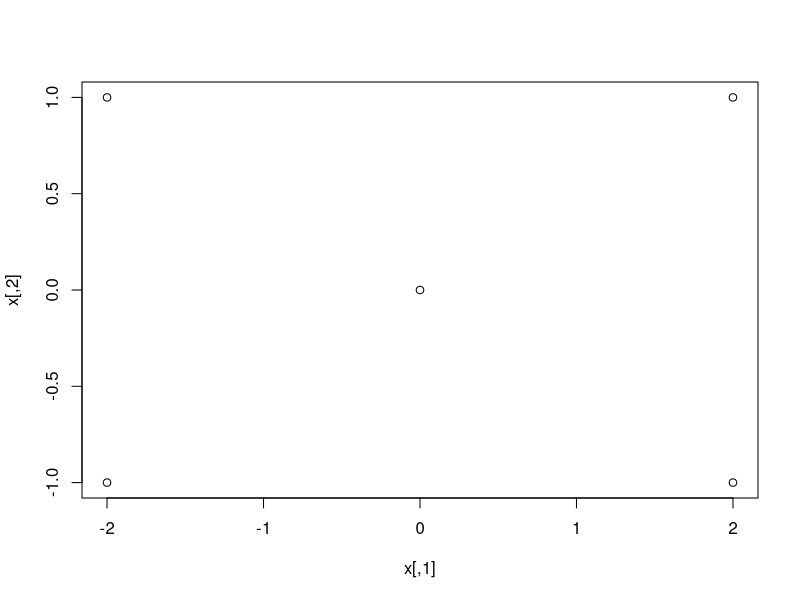
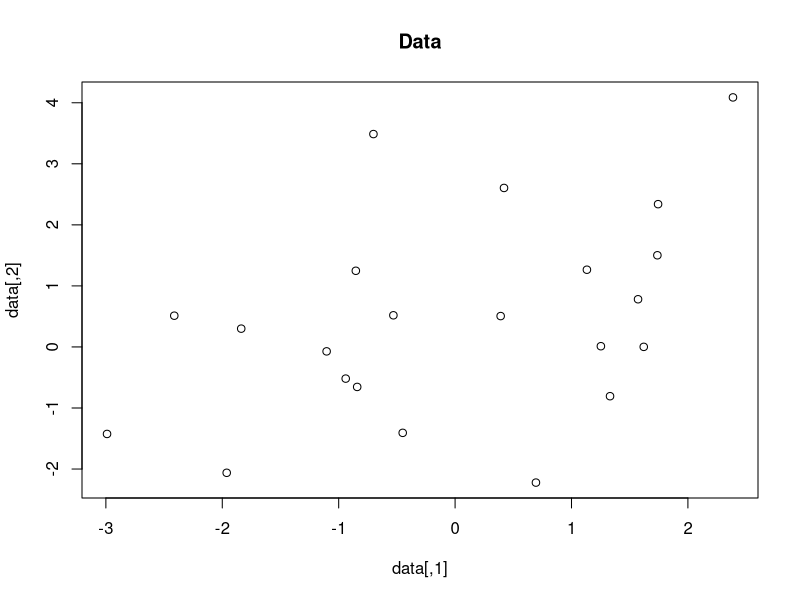
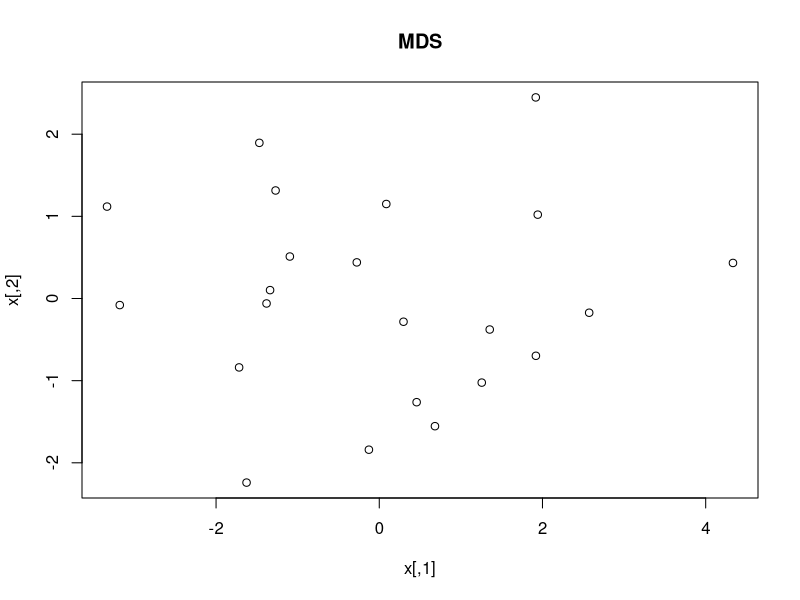

The R script that drew these images, in order:
#######################################################
#
#   Classical Multidimensional Scaling Computations
#
#######################################################


#  Given a D matrix (containing Euclidean distnces squared
#  there are two ways to form the B matrix.
#
#  Below are two functions that take the D matrix as an
#  input and give the B matrix as the output.


#  This one uses a simple matrix multiplication

makeB <- function(d) # d contains distance squared
{ # makeB

 # d = d*d
  n = nrow(d)
  m = diag(rep(1,n)) - (1/n)*matrix(rep(1,n^2),ncol=n)
  d.hat = -0.5*d
  B = m%*%d.hat%*%m
  return(B)
} # makeB


#  Note this code could be made more efficient by calulating
#  the upper triangular portion of the matrix, and then using the
#  symmetry of B to fill in the lower triangular region

makeB2 <- function(d) # d contains distance squared
{
  n = nrow(d)
  rm = apply(d,1,mean)
  allm = sum(d)/(n^2)
  B    = matrix(rep(0,n^2),ncol = n)
  for ( i in 1:n )
    {
      for ( j in 1:n )
        {
          B[i,j] = -0.5*(d[i,j] -rm[i] - rm[j] + allm)
        }
    }
  return(B)
}


####   Example

D = matrix( c(0,4,5,16,20,
              4,0,5,20,16,
              5,5,0,5,5,
              16,20,5,0,4,
              20,16,5,4,0), ncol = 5)

#  D is a matrix of squared Euclidan distances

B  = makeB(D)
B2 = makeB2(D)

print(B)
print(B2)

# Evidently B2 is a little more accurate than B

eigen(B)
eigen(B2)

#  This function takes in a distance squared matrix, calls makeB,
#  and computes the eigendecomposition of B. It then ignores small
#  eigenvalues to give the MDS map.

euclidMDS <- function(d)
{
  B    = makeB(d)
  eigB = eigen(B)
  eig.val = eigB$values
  eig.val = eig.val[ eig.val > sqrt(.Machine$double.eps)]
  n       = length(eig.val)
  x       = eigB$vectors[,1:n]%*%diag(sqrt(eig.val))
  return(x)
}

x = euclidMDS(D)
print(x)
plot(x)



library(mvtnorm)
S = matrix( c(2,1,1,3), ncol = 2) #covariance matrix

n = 22
data = rmvnorm(n,c(0,0),S) # generate some 2 dimensioanl data

D    = as.matrix(dist(data))
D.sq = D*D
x    = euclidMDS(D.sq)

#  plot original data and reconstructed MDS map
dev.new()
plot(data, main = "Data")
dev.new()
plot(x, main = "MDS")
D.mds = as.matrix(dist(x))
D.mds = D.mds*D.mds
{
  if ( n <= 6 )
    {
      print(D.sq)
      print(D.mds)
    } 
  else
    {
      diff = D.sq - D.mds
      print(max(abs(diff)))
    }
}
B     = makeB2(D.sq)
B.eig = eigen(B)
B.eig$values

#####   Now look at higher dimensional data

t = runif(25)
S = matrix(t,ncol = 5)
S = t(S)%*%S + diag(c(2,2,2,2,2))

n    = 15
data = rmvnorm(n, rep(0,5), S)

D    = as.matrix(dist(data))
D.sq = D*D

B     = makeB2(D.sq)
B.eig = eigen(B)

##   Note we have 5 nonzero eigenvalues.
##   This is the dimensionality of the original data.
##   If the D.sq matrix is not exact Euclidean squared
##   data, we will have negative eigenvalues
B.eig$values

#### Now we perturb D.sq so we do not have exact Euclidean
#### squared distances
D.sq[1,2] = 6
D.sq[2,1] = 6


B     = makeB2(D.sq)
B.eig = eigen(B)
B.eig$values

#####  Note the eigenvalues

##   now try to do the MDS on the new B matrix
  eig.val  = B.eig$values[ B.eig$values > sqrt(.Machine$double.eps)]
  m        = length(eig.val)
  x        = B.eig$vectors[,1:m]%*%diag(sqrt(eig.val))
  d.new    = as.matrix(dist(x))
  d.new.sq = d.new*d.new
  diff     = d.new.sq - D.sq
  diff

##### Let's alter another entry
D.sq[3,4] = 9
D.sq[4,3] = 9

B     = makeB2(D.sq)
B.eig = eigen(B)
B.eig$values




  
